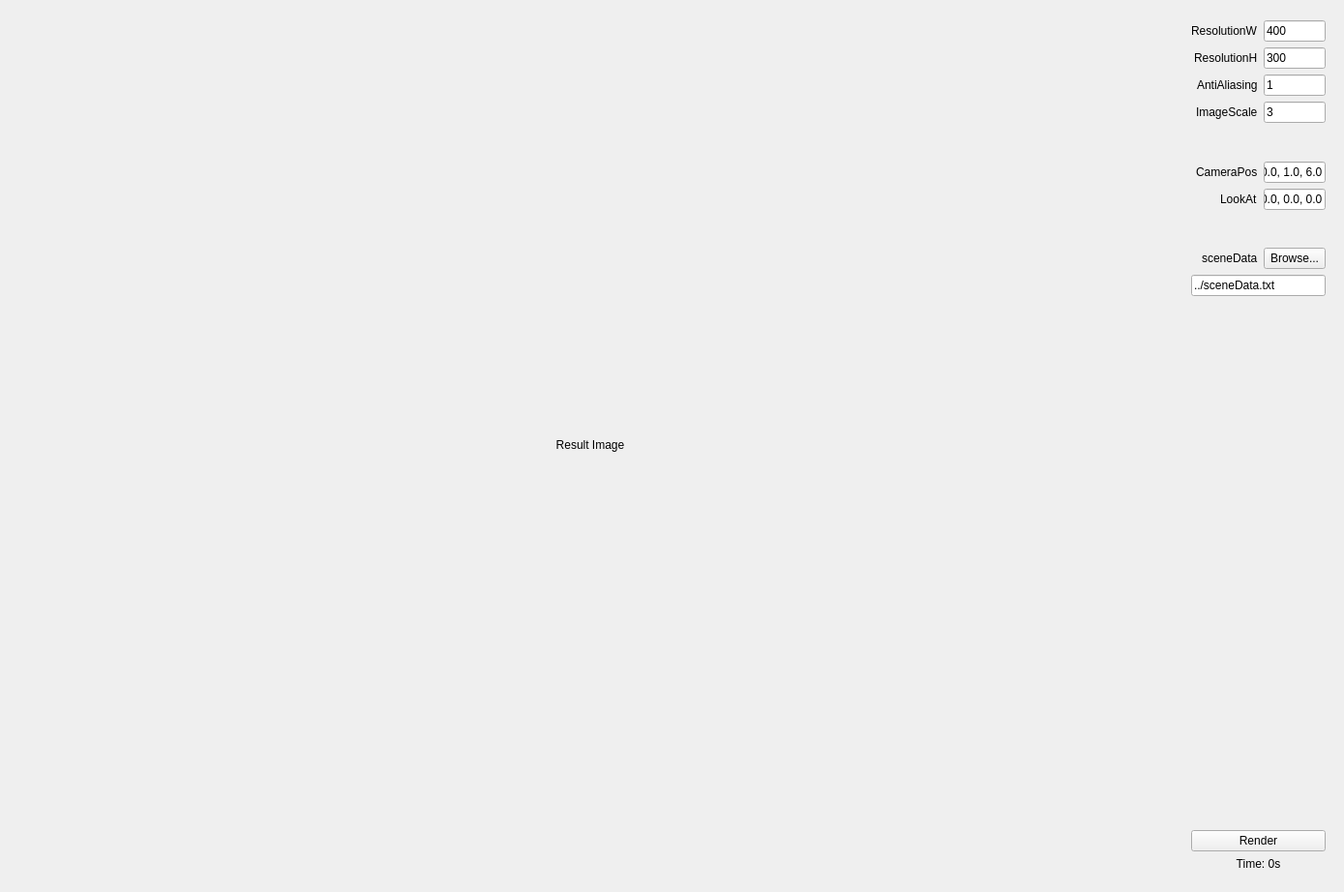
<?xml version="1.0" encoding="UTF-8"?>
<ui version="4.0">
 <class>Assignment3QtClass</class>
 <widget class="QMainWindow" name="Assignment3QtClass">
  <property name="enabled">
   <bool>true</bool>
  </property>
  <property name="geometry">
   <rect>
    <x>0</x>
    <y>0</y>
    <width>1389</width>
    <height>922</height>
   </rect>
  </property>
  <property name="windowTitle">
   <string>Assignment3Qt</string>
  </property>
  <widget class="QWidget" name="centralWidget">
   <property name="minimumSize">
    <size>
     <width>0</width>
     <height>0</height>
    </size>
   </property>
   <widget class="QWidget" name="layoutWidget">
    <property name="geometry">
     <rect>
      <x>1220</x>
      <y>10</y>
      <width>161</width>
      <height>901</height>
     </rect>
    </property>
    <layout class="QFormLayout" name="formLayout">
     <property name="labelAlignment">
      <set>Qt::AlignRight|Qt::AlignTrailing|Qt::AlignVCenter</set>
     </property>
     <item row="1" column="0">
      <widget class="QLabel" name="label_RW">
       <property name="text">
        <string>ResolutionW</string>
       </property>
      </widget>
     </item>
     <item row="1" column="1">
      <widget class="QLineEdit" name="resolutionW">
       <property name="text">
        <string>400</string>
       </property>
      </widget>
     </item>
     <item row="3" column="0">
      <widget class="QLabel" name="label_RH">
       <property name="text">
        <string>ResolutionH</string>
       </property>
      </widget>
     </item>
     <item row="3" column="1">
      <widget class="QLineEdit" name="resolutionH">
       <property name="text">
        <string>300</string>
       </property>
      </widget>
     </item>
     <item row="5" column="0">
      <widget class="QLabel" name="label_AA">
       <property name="text">
        <string>AntiAliasing</string>
       </property>
      </widget>
     </item>
     <item row="5" column="1">
      <widget class="QLineEdit" name="antiAliasing">
       <property name="text">
        <string>1</string>
       </property>
      </widget>
     </item>
     <item row="6" column="0">
      <widget class="QLabel" name="label_ICR">
       <property name="text">
        <string>ImageScale</string>
       </property>
      </widget>
     </item>
     <item row="6" column="1">
      <widget class="QLineEdit" name="imageScaleRatio">
       <property name="text">
        <string>3</string>
       </property>
      </widget>
     </item>
     <item row="7" column="0" colspan="2">
      <spacer name="verticalSpacer">
       <property name="orientation">
        <enum>Qt::Vertical</enum>
       </property>
       <property name="sizeHint" stdset="0">
        <size>
         <width>20</width>
         <height>20</height>
        </size>
       </property>
      </spacer>
     </item>
     <item row="8" column="0">
      <widget class="QLabel" name="label_CP">
       <property name="text">
        <string>CameraPos</string>
       </property>
       <property name="alignment">
        <set>Qt::AlignLeading|Qt::AlignLeft|Qt::AlignVCenter</set>
       </property>
      </widget>
     </item>
     <item row="8" column="1">
      <widget class="QLineEdit" name="CameraPos">
       <property name="text">
        <string>0.0, 1.0, 6.0</string>
       </property>
      </widget>
     </item>
     <item row="9" column="0">
      <widget class="QLabel" name="label_LA">
       <property name="layoutDirection">
        <enum>Qt::LeftToRight</enum>
       </property>
       <property name="text">
        <string>LookAt</string>
       </property>
      </widget>
     </item>
     <item row="9" column="1">
      <widget class="QLineEdit" name="CameraLookAt">
       <property name="text">
        <string>0.0, 0.0, 0.0</string>
       </property>
      </widget>
     </item>
     <item row="10" column="0" colspan="2">
      <spacer name="verticalSpacer_2">
       <property name="orientation">
        <enum>Qt::Vertical</enum>
       </property>
       <property name="sizeHint" stdset="0">
        <size>
         <width>20</width>
         <height>20</height>
        </size>
       </property>
      </spacer>
     </item>
     <item row="11" column="0">
      <widget class="QLabel" name="label_SD">
       <property name="text">
        <string>sceneData</string>
       </property>
      </widget>
     </item>
     <item row="11" column="1">
      <widget class="QPushButton" name="pushButton_Browse">
       <property name="text">
        <string>Browse...</string>
       </property>
      </widget>
     </item>
     <item row="12" column="0" colspan="2">
      <widget class="QLineEdit" name="sceneDataPath">
       <property name="enabled">
        <bool>true</bool>
       </property>
       <property name="text">
        <string>../sceneData.txt</string>
       </property>
       <property name="readOnly">
        <bool>true</bool>
       </property>
      </widget>
     </item>
     <item row="15" column="0" colspan="2">
      <widget class="QLabel" name="label_TValue">
       <property name="text">
        <string>Time: 0s</string>
       </property>
       <property name="alignment">
        <set>Qt::AlignCenter</set>
       </property>
      </widget>
     </item>
     <item row="14" column="0" colspan="2">
      <widget class="QPushButton" name="pushButton_Render">
       <property name="text">
        <string>Render</string>
       </property>
      </widget>
     </item>
     <item row="13" column="0" colspan="2">
      <spacer name="verticalSpacer_3">
       <property name="orientation">
        <enum>Qt::Vertical</enum>
       </property>
       <property name="sizeHint" stdset="0">
        <size>
         <width>20</width>
         <height>540</height>
        </size>
       </property>
      </spacer>
     </item>
    </layout>
   </widget>
   <widget class="QLabel" name="label_Image">
    <property name="enabled">
     <bool>true</bool>
    </property>
    <property name="geometry">
     <rect>
      <x>10</x>
      <y>10</y>
      <width>1200</width>
      <height>900</height>
     </rect>
    </property>
    <property name="sizePolicy">
     <sizepolicy hsizetype="Maximum" vsizetype="Maximum">
      <horstretch>0</horstretch>
      <verstretch>0</verstretch>
     </sizepolicy>
    </property>
    <property name="autoFillBackground">
     <bool>false</bool>
    </property>
    <property name="text">
     <string>Result Image</string>
    </property>
    <property name="scaledContents">
     <bool>false</bool>
    </property>
    <property name="alignment">
     <set>Qt::AlignCenter</set>
    </property>
   </widget>
  </widget>
 </widget>
 <layoutdefault spacing="6" margin="11"/>
 <tabstops>
  <tabstop>resolutionW</tabstop>
  <tabstop>resolutionH</tabstop>
  <tabstop>antiAliasing</tabstop>
  <tabstop>imageScaleRatio</tabstop>
  <tabstop>CameraPos</tabstop>
  <tabstop>CameraLookAt</tabstop>
  <tabstop>pushButton_Browse</tabstop>
  <tabstop>sceneDataPath</tabstop>
  <tabstop>pushButton_Render</tabstop>
 </tabstops>
 <resources>
  <include location="assignment3qt.qrc"/>
 </resources>
 <connections/>
</ui>
